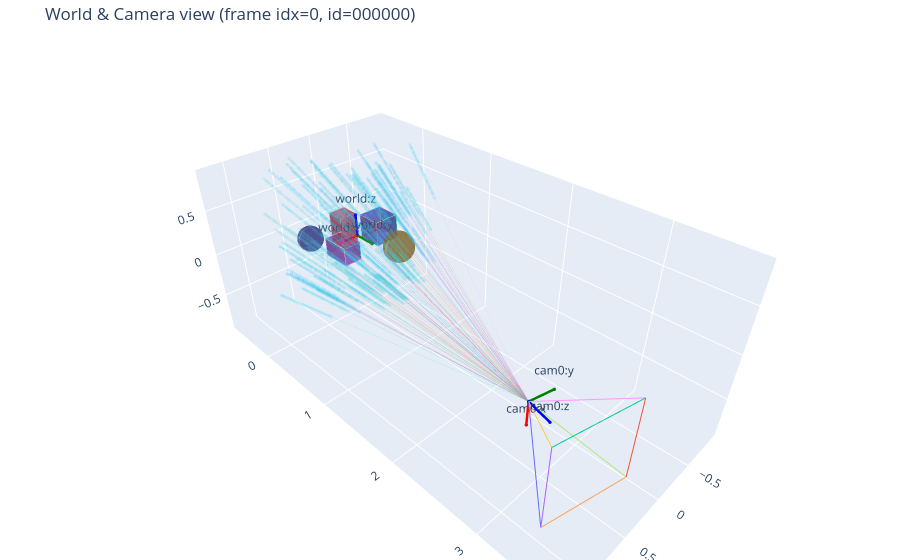

Notebook code for this chart:
### Code cell
if show_world_interactive:
    from nerflab.viz import plot_world_interactive
    try:
        world = load_world(world_json_path)
        cam = camera_from_loaded_H(batch["H_wc"])  
        idx = max(0, min(idx_frame_render, cam.B - 1))
        title = f"World & Camera view (frame idx={idx}, id={frame_ids[idx]})" if idx is not None else "All cam poses"

        idx_per_pose = torch.tensor([[idx_ray_render]], dtype=torch.long)

        fig, _ = plot_world_interactive(
            world,
            cameras=cam,
            cam_indices=[idx] if idx is not None else "all",
            draw_rays=True,
            draw_samples=True,
            # rays_indices=idx_per_pose,
            rays_per_pose=100,
            samples_deterministic=False,
            ray_alpha=0.25,
            samples_alpha=0.1,
            shape_edge_alpha=1.0,
            shape_face_alpha=0.6,
            set_labels=False,
            title=title,
            save_html=f"{scene_dir}/world_view.html",  # interactive output
            show=True,
        )
        # Optional static preview if you also want a PNG (requires `pip install kaleido`)
        # fig.write_image(f"{scene_dir}/world_view.png", scale=2)
    except Exception as e:
        print("[Warn] World Plotly view skipped due to error:", e)

### Figure 1 — Plotly figure (JSON) as saved in the notebook; plotly's stock layout.template omitted (floating-point values rounded to 4 significant figures; data arrays with more than 128 entries replaced by an {"elided": "..."} marker saying what was removed)
{"data": [{"flatshading": true, "hoverinfo": "skip", "i": [0, 0, 4, 4, 0, 0, 1, 1, 2, 2, 3, 3], "j": [1, 2, 6, 7, 4, 5, 5, 6, 6, 7, 7, 4], "k": [2, 3, 5, 6, 5, 1, 6, 2, 7, 3, 4, 0], "lighting": {"ambient": 0.5, "diffuse": 0.7, "specular": 0.1}, "name": "box", "opacity": 0.6, "type": "mesh3d", "x": [-0.44, -0.16, -0.16, -0.44, -0.44, -0.16, -0.16, -0.44], "y": [-0.14, -0.14, 0.14, 0.14, -0.14, -0.14, 0.14, 0.14], "z": [-0.14, -0.14, -0.14, -0.14, 0.14, 0.14, 0.14, 0.14]}, {"hoverinfo": "skip", "line": {"width": 1}, "mode": "lines", "name": "box-edge", "opacity": 1, "showlegend": false, "type": "scatter3d", "x": [-0.44, -0.16], "y": [-0.14, -0.14], "z": [-0.14, -0.14]}, {"hoverinfo": "skip", "line": {"width": 1}, "mode": "lines", "name": "box-edge", "opacity": 1, "showlegend": false, "type": "scatter3d", "x": [-0.16, -0.16], "y": [-0.14, 0.14], "z": [-0.14, -0.14]}, {"hoverinfo": "skip", "line": {"width": 1}, "mode": "lines", "name": "box-edge", "opacity": 1, "showlegend": false, "type": "scatter3d", "x": [-0.16, -0.44], "y": [0.14, 0.14], "z": [-0.14, -0.14]}, {"hoverinfo": "skip", "line": {"width": 1}, "mode": "lines", "name": "box-edge", "opacity": 1, "showlegend": false, "type": "scatter3d", "x": [-0.44, -0.44], "y": [0.14, -0.14], "z": [-0.14, -0.14]}, {"hoverinfo": "skip", "line": {"width": 1}, "mode": "lines", "name": "box-edge", "opacity": 1, "showlegend": false, "type": "scatter3d", "x": [-0.44, -0.16], "y": [-0.14, -0.14], "z": [0.14, 0.14]}, {"hoverinfo": "skip", "line": {"width": 1}, "mode": "lines", "name": "box-edge", "opacity": 1, "showlegend": false, "type": "scatter3d", "x": [-0.16, -0.16], "y": [-0.14, 0.14], "z": [0.14, 0.14]}, {"hoverinfo": "skip", "line": {"width": 1}, "mode": "lines", "name": "box-edge", "opacity": 1, "showlegend": false, "type": "scatter3d", "x": [-0.16, -0.44], "y": [0.14, 0.14], "z": [0.14, 0.14]}, {"hoverinfo": "skip", "line": {"width": 1}, "mode": "lines", "name": "box-edge", "opacity": 1, "showlegend": false, "type": "scatter3d", "x": [-0.44, -0.44], "y": [0.14, -0.14], "z": [0.14, 0.14]}, {"hoverinfo": "skip", "line": {"width": 1}, "mode": "lines", "name": "box-edge", "opacity": 1, "showlegend": false, "type": "scatter3d", "x": [-0.44, -0.44], "y": [-0.14, -0.14], "z": [-0.14, 0.14]}, {"hoverinfo": "skip", "line": {"width": 1}, "mode": "lines", "name": "box-edge", "opacity": 1, "showlegend": false, "type": "scatter3d", "x": [-0.16, -0.16], "y": [-0.14, -0.14], "z": [-0.14, 0.14]}, {"hoverinfo": "skip", "line": {"width": 1}, "mode": "lines", "name": "box-edge", "opacity": 1, "showlegend": false, "type": "scatter3d", "x": [-0.16, -0.16], "y": [0.14, 0.14], "z": [-0.14, 0.14]}, {"hoverinfo": "skip", "line": {"width": 1}, "mode": "lines", "name": "box-edge", "opacity": 1, "showlegend": false, "type": "scatter3d", "x": [-0.44, -0.44], "y": [0.14, 0.14], "z": [-0.14, 0.14]}, {"flatshading": true, "hoverinfo": "skip", "i": [0, 0, 4, 4, 0, 0, 1, 1, 2, 2, 3, 3], "j": [1, 2, 6, 7, 4, 5, 5, 6, 6, 7, 7, 4], "k": [2, 3, 5, 6, 5, 1, 6, 2, 7, 3, 4, 0], "lighting": {"ambient": 0.5, "diffuse": 0.7, "specular": 0.1}, "name": "box", "opacity": 0.6, "type": "mesh3d", "x": [0.18, 0.38, 0.38, 0.18, 0.18, 0.38, 0.38, 0.18], "y": [-0.04, -0.04, 0.28, 0.28, -0.04, -0.04, 0.28, 0.28], "z": [-0.1, -0.1, -0.1, -0.1, 0.1, 0.1, 0.1, 0.1]}, {"hoverinfo": "skip", "line": {"width": 1}, "mode": "lines", "name": "box-edge", "opacity": 1, "showlegend": false, "type": "scatter3d", "x": [0.18, 0.38], "y": [-0.04, -0.04], "z": [-0.1, -0.1]}, {"hoverinfo": "skip", "line": {"width": 1}, "mode": "lines", "name": "box-edge", "opacity": 1, "showlegend": false, "type": "scatter3d", "x": [0.38, 0.38], "y": [-0.04, 0.28], "z": [-0.1, -0.1]}, {"hoverinfo": "skip", "line": {"width": 1}, "mode": "lines", "name": "box-edge", "opacity": 1, "showlegend": false, "type": "scatter3d", "x": [0.38, 0.18], "y": [0.28, 0.28], "z": [-0.1, -0.1]}, {"hoverinfo": "skip", "line": {"width": 1}, "mode": "lines", "name": "box-edge", "opacity": 1, "showlegend": false, "type": "scatter3d", "x": [0.18, 0.18], "y": [0.28, -0.04], "z": [-0.1, -0.1]}, {"hoverinfo": "skip", "line": {"width": 1}, "mode": "lines", "name": "box-edge", "opacity": 1, "showlegend": false, "type": "scatter3d", "x": [0.18, 0.38], "y": [-0.04, -0.04], "z": [0.1, 0.1]}, {"hoverinfo": "skip", "line": {"width": 1}, "mode": "lines", "name": "box-edge", "opacity": 1, "showlegend": false, "type": "scatter3d", "x": [0.38, 0.38], "y": [-0.04, 0.28], "z": [0.1, 0.1]}, {"hoverinfo": "skip", "line": {"width": 1}, "mode": "lines", "name": "box-edge", "opacity": 1, "showlegend": false, "type": "scatter3d", "x": [0.38, 0.18], "y": [0.28, 0.28], "z": [0.1, 0.1]}, {"hoverinfo": "skip", "line": {"width": 1}, "mode": "lines", "name": "box-edge", "opacity": 1, "showlegend": false, "type": "scatter3d", "x": [0.18, 0.18], "y": [0.28, -0.04], "z": [0.1, 0.1]}, {"hoverinfo": "skip", "line": {"width": 1}, "mode": "lines", "name": "box-edge", "opacity": 1, "showlegend": false, "type": "scatter3d", "x": [0.18, 0.18], "y": [-0.04, -0.04], "z": [-0.1, 0.1]}, {"hoverinfo": "skip", "line": {"width": 1}, "mode": "lines", "name": "box-edge", "opacity": 1, "showlegend": false, "type": "scatter3d", "x": [0.38, 0.38], "y": [-0.04, -0.04], "z": [-0.1, 0.1]}, {"hoverinfo": "skip", "line": {"width": 1}, "mode": "lines", "name": "box-edge", "opacity": 1, "showlegend": false, "type": "scatter3d", "x": [0.38, 0.38], "y": [0.28, 0.28], "z": [-0.1, 0.1]}, {"hoverinfo": "skip", "line": {"width": 1}, "mode": "lines", "name": "box-edge", "opacity": 1, "showlegend": false, "type": "scatter3d", "x": [0.18, 0.18], "y": [0.28, 0.28], "z": [-0.1, 0.1]}, {"flatshading": true, "hoverinfo": "skip", "i": [0, 0, 4, 4, 0, 0, 1, 1, 2, 2, 3, 3], "j": [1, 2, 6, 7, 4, 5, 5, 6, 6, 7, 7, 4], "k": [2, 3, 5, 6, 5, 1, 6, 2, 7, 3, 4, 0], "lighting": {"ambient": 0.5, "diffuse": 0.7, "specular": 0.1}, "name": "box", "opacity": 0.6, "type": "mesh3d", "x": [-0.1, 0.1, 0.1, -0.1, -0.1, 0.1, 0.1, -0.1], "y": [-0.34, -0.34, -0.14, -0.14, -0.34, -0.34, -0.14, -0.14], "z": [-0.18, -0.18, -0.18, -0.18, 0.18, 0.18, 0.18, 0.18]}, {"hoverinfo": "skip", "line": {"width": 1}, "mode": "lines", "name": "box-edge", "opacity": 1, "showlegend": false, "type": "scatter3d", "x": [-0.1, 0.1], "y": [-0.34, -0.34], "z": [-0.18, -0.18]}, {"hoverinfo": "skip", "line": {"width": 1}, "mode": "lines", "name": "box-edge", "opacity": 1, "showlegend": false, "type": "scatter3d", "x": [0.1, 0.1], "y": [-0.34, -0.14], "z": [-0.18, -0.18]}, {"hoverinfo": "skip", "line": {"width": 1}, "mode": "lines", "name": "box-edge", "opacity": 1, "showlegend": false, "type": "scatter3d", "x": [0.1, -0.1], "y": [-0.14, -0.14], "z": [-0.18, -0.18]}, {"hoverinfo": "skip", "line": {"width": 1}, "mode": "lines", "name": "box-edge", "opacity": 1, "showlegend": false, "type": "scatter3d", "x": [-0.1, -0.1], "y": [-0.14, -0.34], "z": [-0.18, -0.18]}, {"hoverinfo": "skip", "line": {"width": 1}, "mode": "lines", "name": "box-edge", "opacity": 1, "showlegend": false, "type": "scatter3d", "x": [-0.1, 0.1], "y": [-0.34, -0.34], "z": [0.18, 0.18]}, {"hoverinfo": "skip", "line": {"width": 1}, "mode": "lines", "name": "box-edge", "opacity": 1, "showlegend": false, "type": "scatter3d", "x": [0.1, 0.1], "y": [-0.34, -0.14], "z": [0.18, 0.18]}, {"hoverinfo": "skip", "line": {"width": 1}, "mode": "lines", "name": "box-edge", "opacity": 1, "showlegend": false, "type": "scatter3d", "x": [0.1, -0.1], "y": [-0.14, -0.14], "z": [0.18, 0.18]}, {"hoverinfo": "skip", "line": {"width": 1}, "mode": "lines", "name": "box-edge", "opacity": 1, "showlegend": false, "type": "scatter3d", "x": [-0.1, -0.1], "y": [-0.14, -0.34], "z": [0.18, 0.18]}, {"hoverinfo": "skip", "line": {"width": 1}, "mode": "lines", "name": "box-edge", "opacity": 1, "showlegend": false, "type": "scatter3d", "x": [-0.1, -0.1], "y": [-0.34, -0.34], "z": [-0.18, 0.18]}, {"hoverinfo": "skip", "line": {"width": 1}, "mode": "lines", "name": "box-edge", "opacity": 1, "showlegend": false, "type": "scatter3d", "x": [0.1, 0.1], "y": [-0.34, -0.34], "z": [-0.18, 0.18]}, {"hoverinfo": "skip", "line": {"width": 1}, "mode": "lines", "name": "box-edge", "opacity": 1, "showlegend": false, "type": "scatter3d", "x": [0.1, 0.1], "y": [-0.14, -0.14], "z": [-0.18, 0.18]}, {"hoverinfo": "skip", "line": {"width": 1}, "mode": "lines", "name": "box-edge", "opacity": 1, "showlegend": false, "type": "scatter3d", "x": [-0.1, -0.1], "y": [-0.14, -0.14], "z": [-0.18, 0.18]}, {"flatshading": true, "hoverinfo": "skip", "i": {"elided": "1482 int values"}, "j": {"elided": "1482 int values"}, "k": {"elided": "1482 int values"}, "lighting": {"ambient": 0.5, "diffuse": 0.7, "specular": 0.1}, "name": "sphere", "opacity": 0.6, "type": "mesh3d", "x": {"elided": "800 float values"}, "y": {"elided": "800 float values"}, "z": {"elided": "800 float values"}}, {"flatshading": true, "hoverinfo": "skip", "i": {"elided": "1482 int values"}, "j": {"elided": "1482 int values"}, "k": {"elided": "1482 int values"}, "lighting": {"ambient": 0.5, "diffuse": 0.7, "specular": 0.1}, "name": "sphere", "opacity": 0.6, "type": "mesh3d", "x": {"elided": "800 float values"}, "y": {"elided": "800 float values"}, "z": {"elided": "800 float values"}}, {"hovertemplate": "world:x axis<extra></extra>", "line": {"color": "red", "width": 5}, "marker": {"color": "red", "size": 2}, "mode": "lines+markers+text", "name": "world:x", "showlegend": false, "text": [null, "world:x"], "textposition": "top center", "type": "scatter3d", "x": [0, 0.25], "y": [0, 0], "z": [0, 0]}, {"hovertemplate": "world:y axis<extra></extra>", "line": {"color": "green", "width": 5}, "marker": {"color": "green", "size": 2}, "mode": "lines+markers+text", "name": "world:y", "showlegend": false, "text": [null, "world:y"], "textposition": "top center", "type": "scatter3d", "x": [0, 0], "y": [0, 0.25], "z": [0, 0]}, {"hovertemplate": "world:z axis<extra></extra>", "line": {"color": "blue", "width": 5}, "marker": {"color": "blue", "size": 2}, "mode": "lines+markers+text", "name": "world:z", "showlegend": false, "text": [null, "world:z"], "textposition": "top center", "type": "scatter3d", "x": [0, 0], "y": [0, 0], "z": [0, 0.25]}, {"hovertemplate": "cam0:x axis<extra></extra>", "line": {"color": "red", "width": 5}, "marker": {"color": "red", "size": 2}, "mode": "lines+markers+text", "name": "cam0:x", "showlegend": false, "text": [null, "cam0:x"], "textposition": "top center", "type": "scatter3d", "x": [0.6671, 0.6671], "y": [2.925, 2.925], "z": [0, -0.25]}, {"hovertemplate": "cam0:y axis<extra></extra>", "line": {"color": "green", "width": 5}, "marker": {"color": "green", "size": 2}, "mode": "lines+markers+text", "name": "cam0:y", "showlegend": false, "text": [null, "cam0:y"], "textposition": "top center", "type": "scatter3d", "x": [0.6671, 0.4234], "y": [2.925, 2.98], "z": [0, 0]}, {"hovertemplate": "cam0:z axis<extra></extra>", "line": {"color": "blue", "width": 5}, "marker": {"color": "blue", "size": 2}, "mode": "lines+markers+text", "name": "cam0:z", "showlegend": false, "text": [null, "cam0:z"], "textposition": "top center", "type": "scatter3d", "x": [0.6671, 0.7227], "y": [2.925, 3.169], "z": [0, 0]}, {"hoverinfo": "skip", "line": {"width": 2}, "mode": "lines", "name": "cam0", "opacity": 1, "showlegend": false, "type": "scatter3d", "x": [0.6671, 0.4288], "y": [2.925, 3.697], "z": [0.0, -0.4041]}, {"hoverinfo": "skip", "line": {"width": 2}, "mode": "lines", "name": "cam0", "opacity": 1, "showlegend": false, "type": "scatter3d", "x": [0.6671, 0.4288], "y": [2.925, 3.697], "z": [0.0, 0.4041]}, {"hoverinfo": "skip", "line": {"width": 2}, "mode": "lines", "name": "cam0", "opacity": 1, "showlegend": false, "type": "scatter3d", "x": [0.6671, 1.217], "y": [2.925, 3.517], "z": [0.0, 0.4041]}, {"hoverinfo": "skip", "line": {"width": 2}, "mode": "lines", "name": "cam0", "opacity": 1, "showlegend": false, "type": "scatter3d", "x": [0.6671, 1.217], "y": [2.925, 3.517], "z": [0.0, -0.4041]}, {"hoverinfo": "skip", "line": {"width": 2}, "mode": "lines", "name": "cam0", "opacity": 1, "showlegend": false, "type": "scatter3d", "x": [0.4288, 0.4288], "y": [3.697, 3.697], "z": [-0.4041, 0.4041]}, {"hoverinfo": "skip", "line": {"width": 2}, "mode": "lines", "name": "cam0", "opacity": 1, "showlegend": false, "type": "scatter3d", "x": [0.4288, 1.217], "y": [3.697, 3.517], "z": [0.4041, 0.4041]}, {"hoverinfo": "skip", "line": {"width": 2}, "mode": "lines", "name": "cam0", "opacity": 1, "showlegend": false, "type": "scatter3d", "x": [1.217, 1.217], "y": [3.517, 3.517], "z": [0.4041, -0.4041]}, {"hoverinfo": "skip", "line": {"width": 2}, "mode": "lines", "name": "cam0", "opacity": 1, "showlegend": false, "type": "scatter3d", "x": [1.217, 0.4288], "y": [3.517, 3.697], "z": [-0.4041, -0.4041]}, {"marker": {"opacity": 0.1, "size": 2}, "mode": "markers", "name": "samples", "showlegend": false, "type": "scatter3d", "x": {"elided": "4000 float values"}, "y": {"elided": "4000 float values"}, "z": {"elided": "4000 float values"}}, {"hoverinfo": "skip", "line": {"width": 0.8}, "mode": "lines", "name": "ray", "opacity": 0.25, "showlegend": false, "type": "scatter3d", "x": [0.6671, -0.3761], "y": [2.925, -0.2948], "z": [0.0, -0.892]}, {"hoverinfo": "skip", "line": {"width": 0.8}, "mode": "lines", "name": "ray", "opacity": 0.25, "showlegend": false, "type": "scatter3d", "x": [0.6671, -0.07602], "y": [2.925, -0.473], "z": [0.0, -0.3902]}, {"hoverinfo": "skip", "line": {"width": 0.8}, "mode": "lines", "name": "ray", "opacity": 0.25, "showlegend": false, "type": "scatter3d", "x": [0.6671, 0.6588], "y": [2.925, -0.4771], "z": [0.0, 0.8225]}, {"hoverinfo": "skip", "line": {"width": 0.8}, "mode": "lines", "name": "ray", "opacity": 0.25, "showlegend": false, "type": "scatter3d", "x": [0.6671, 0.5313], "y": [2.925, -0.5713], "z": [0.0, 0.09214]}, {"hoverinfo": "skip", "line": {"width": 0.8}, "mode": "lines", "name": "ray", "opacity": 0.25, "showlegend": false, "type": "scatter3d", "x": [0.6671, 0.08066], "y": [2.925, -0.4998], "z": [0.0, 0.4212]}, {"hoverinfo": "skip", "line": {"width": 0.8}, "mode": "lines", "name": "ray", "opacity": 0.25, "showlegend": false, "type": "scatter3d", "x": [0.6671, -0.3956], "y": [2.925, -0.3062], "z": [0.0, -0.8252]}, {"hoverinfo": "skip", "line": {"width": 0.8}, "mode": "lines", "name": "ray", "opacity": 0.25, "showlegend": false, "type": "scatter3d", "x": [0.6671, 0.2804], "y": [2.925, -0.5144], "z": [0.0, 0.5212]}, {"hoverinfo": "skip", "line": {"width": 0.8}, "mode": "lines", "name": "ray", "opacity": 0.25, "showlegend": false, "type": "scatter3d", "x": [0.6671, 0.06561], "y": [2.925, -0.5186], "z": [0.0, -0.1754]}, {"hoverinfo": "skip", "line": {"width": 0.8}, "mode": "lines", "name": "ray", "opacity": 0.25, "showlegend": false, "type": "scatter3d", "x": [0.6671, -0.1176], "y": [2.925, -0.4292], "z": [0.0, -0.6201]}, {"hoverinfo": "skip", "line": {"width": 0.8}, "mode": "lines", "name": "ray", "opacity": 0.25, "showlegend": false, "type": "scatter3d", "x": [0.6671, 0.7639], "y": [2.925, -0.5109], "z": [0.0, -0.6605]}, {"hoverinfo": "skip", "line": {"width": 0.8}, "mode": "lines", "name": "ray", "opacity": 0.25, "showlegend": false, "type": "scatter3d", "x": [0.6671, 0.2498], "y": [2.925, -0.5455], "z": [0.0, -0.1805]}, {"hoverinfo": "skip", "line": {"width": 0.8}, "mode": "lines", "name": "ray", "opacity": 0.25, "showlegend": false, "type": "scatter3d", "x": [0.6671, -0.458], "y": [2.925, -0.2798], "z": [0.0, -0.8449]}, {"hoverinfo": "skip", "line": {"width": 0.8}, "mode": "lines", "name": "ray", "opacity": 0.25, "showlegend": false, "type": "scatter3d", "x": [0.6671, 0.2887], "y": [2.925, -0.5446], "z": [0.0, 0.2642]}, {"hoverinfo": "skip", "line": {"width": 0.8}, "mode": "lines", "name": "ray", "opacity": 0.25, "showlegend": false, "type": "scatter3d", "x": [0.6671, 0.3923], "y": [2.925, -0.498], "z": [0.0, -0.6772]}, {"hoverinfo": "skip", "line": {"width": 0.8}, "mode": "lines", "name": "ray", "opacity": 0.25, "showlegend": false, "type": "scatter3d", "x": [0.6671, 0.5393], "y": [2.925, -0.5588], "z": [0.0, -0.3126]}, {"hoverinfo": "skip", "line": {"width": 0.8}, "mode": "lines", "name": "ray", "opacity": 0.25, "showlegend": false, "type": "scatter3d", "x": [0.6671, -0.02526], "y": [2.925, -0.4382], "z": [0.0, 0.6784]}, {"hoverinfo": "skip", "line": {"width": 0.8}, "mode": "lines", "name": "ray", "opacity": 0.25, "showlegend": false, "type": "scatter3d", "x": [0.6671, 0.4895], "y": [2.925, -0.5006], "z": [0.0, -0.6961]}, {"hoverinfo": "skip", "line": {"width": 0.8}, "mode": "lines", "name": "ray", "opacity": 0.25, "showlegend": false, "type": "scatter3d", "x": [0.6671, -0.2758], "y": [2.925, -0.4099], "z": [0.0, 0.4898]}, {"hoverinfo": "skip", "line": {"width": 0.8}, "mode": "lines", "name": "ray", "opacity": 0.25, "showlegend": false, "type": "scatter3d", "x": [0.6671, -0.5505], "y": [2.925, -0.3031], "z": [0.0, 0.5896]}, {"hoverinfo": "skip", "line": {"width": 0.8}, "mode": "lines", "name": "ray", "opacity": 0.25, "showlegend": false, "type": "scatter3d", "x": [0.6671, 0.5265], "y": [2.925, -0.5037], "z": [0.0, 0.6893]}, {"hoverinfo": "skip", "line": {"width": 0.8}, "mode": "lines", "name": "ray", "opacity": 0.25, "showlegend": false, "type": "scatter3d", "x": [0.6671, -0.05117], "y": [2.925, -0.4311], "z": [0.0, 0.6868]}, {"hoverinfo": "skip", "line": {"width": 0.8}, "mode": "lines", "name": "ray", "opacity": 0.25, "showlegend": false, "type": "scatter3d", "x": [0.6671, -0.4871], "y": [2.925, -0.3397], "z": [0.0, -0.5098]}, {"hoverinfo": "skip", "line": {"width": 0.8}, "mode": "lines", "name": "ray", "opacity": 0.25, "showlegend": false, "type": "scatter3d", "x": [0.6671, -0.6287], "y": [2.925, -0.2754], "z": [0.0, -0.5736]}, {"hoverinfo": "skip", "line": {"width": 0.8}, "mode": "lines", "name": "ray", "opacity": 0.25, "showlegend": false, "type": "scatter3d", "x": [0.6671, 0.7203], "y": [2.925, -0.495], "z": [0.0, 0.7428]}, {"hoverinfo": "skip", "line": {"width": 0.8}, "mode": "lines", "name": "ray", "opacity": 0.25, "showlegend": false, "type": "scatter3d", "x": [0.6671, 0.6291], "y": [2.925, -0.546], "z": [0.0, -0.4488]}, {"hoverinfo": "skip", "line": {"width": 0.8}, "mode": "lines", "name": "ray", "opacity": 0.25, "showlegend": false, "type": "scatter3d", "x": [0.6671, -0.5466], "y": [2.925, -0.3142], "z": [0.0, -0.5339]}, {"hoverinfo": "skip", "line": {"width": 0.8}, "mode": "lines", "name": "ray", "opacity": 0.25, "showlegend": false, "type": "scatter3d", "x": [0.6671, -0.08497], "y": [2.925, -0.4242], "z": [0.0, -0.6841]}, {"hoverinfo": "skip", "line": {"width": 0.8}, "mode": "lines", "name": "ray", "opacity": 0.25, "showlegend": false, "type": "scatter3d", "x": [0.6671, -0.593], "y": [2.925, -0.2976], "z": [0.0, 0.5272]}, {"hoverinfo": "skip", "line": {"width": 0.8}, "mode": "lines", "name": "ray", "opacity": 0.25, "showlegend": false, "type": "scatter3d", "x": [0.6671, -0.419], "y": [2.925, -0.4021], "z": [0.0, -0.04086]}, {"hoverinfo": "skip", "line": {"width": 0.8}, "mode": "lines", "name": "ray", "opacity": 0.25, "showlegend": false, "type": "scatter3d", "x": [0.6671, -0.2832], "y": [2.925, -0.3938], "z": [0.0, 0.5772]}, {"hoverinfo": "skip", "line": {"width": 0.8}, "mode": "lines", "name": "ray", "opacity": 0.25, "showlegend": false, "type": "scatter3d", "x": [0.6671, -0.09417], "y": [2.925, -0.4652], "z": [0.0, -0.4219]}, {"hoverinfo": "skip", "line": {"width": 0.8}, "mode": "lines", "name": "ray", "opacity": 0.25, "showlegend": false, "type": "scatter3d", "x": [0.6671, 0.6474], "y": [2.925, -0.5736], "z": [0.0, 0.1001]}, {"hoverinfo": "skip", "line": {"width": 0.8}, "mode": "lines", "name": "ray", "opacity": 0.25, "showlegend": false, "type": "scatter3d", "x": [0.6671, 0.3679], "y": [2.925, -0.5623], "z": [0.0, -0.005805]}, {"hoverinfo": "skip", "line": {"width": 0.8}, "mode": "lines", "name": "ray", "opacity": 0.25, "showlegend": false, "type": "scatter3d", "x": [0.6671, -0.06423], "y": [2.925, -0.3837], "z": [0.0, -0.8767]}, {"hoverinfo": "skip", "line": {"width": 0.8}, "mode": "lines", "name": "ray", "opacity": 0.25, "showlegend": false, "type": "scatter3d", "x": [0.6671, -0.5484], "y": [2.925, -0.3189], "z": [0.0, 0.5002]}, {"hoverinfo": "skip", "line": {"width": 0.8}, "mode": "lines", "name": "ray", "opacity": 0.25, "showlegend": false, "type": "scatter3d", "x": [0.6671, 0.1812], "y": [2.925, -0.4516], "z": [0.0, 0.7829]}, {"hoverinfo": "skip", "line": {"width": 0.8}, "mode": "lines", "name": "ray", "opacity": 0.25, "showlegend": false, "type": "scatter3d", "x": [0.6671, 0.6363], "y": [2.925, -0.5733], "z": [0.0, -0.1087]}, {"hoverinfo": "skip", "line": {"width": 0.8}, "mode": "lines", "name": "ray", "opacity": 0.25, "showlegend": false, "type": "scatter3d", "x": [0.6671, -0.1718], "y": [2.925, -0.4721], "z": [0.0, 0.08202]}, {"hoverinfo": "skip", "line": {"width": 0.8}, "mode": "lines", "name": "ray", "opacity": 0.25, "showlegend": false, "type": "scatter3d", "x": [0.6671, -0.2436], "y": [2.925, -0.4091], "z": [0.0, -0.5523]}, {"hoverinfo": "skip", "line": {"width": 0.8}, "mode": "lines", "name": "ray", "opacity": 0.25, "showlegend": false, "type": "scatter3d", "x": [0.6671, -0.09134], "y": [2.925, -0.4005], "z": [0.0, -0.7854]}, {"hoverinfo": "skip", "line": {"width": 0.8}, "mode": "lines", "name": "ray", "opacity": 0.25, "showlegend": false, "type": "scatter3d", "x": [0.6671, -0.3012], "y": [2.925, -0.4006], "z": [0.0, 0.5038]}, {"hoverinfo": "skip", "line": {"width": 0.8}, "mode": "lines", "name": "ray", "opacity": 0.25, "showlegend": false, "type": "scatter3d", "x": [0.6671, 0.231], "y": [2.925, -0.4793], "z": [0.0, -0.6865]}, {"hoverinfo": "skip", "line": {"width": 0.8}, "mode": "lines", "name": "ray", "opacity": 0.25, "showlegend": false, "type": "scatter3d", "x": [0.6671, -0.3447], "y": [2.925, -0.3329], "z": [0.0, 0.7832]}, {"hoverinfo": "skip", "line": {"width": 0.8}, "mode": "lines", "name": "ray", "opacity": 0.25, "showlegend": false, "type": "scatter3d", "x": [0.6671, -0.2896], "y": [2.925, -0.3473], "z": [0.0, -0.7922]}, {"hoverinfo": "skip", "line": {"width": 0.8}, "mode": "lines", "name": "ray", "opacity": 0.25, "showlegend": false, "type": "scatter3d", "x": [0.6671, 0.1718], "y": [2.925, -0.4902], "z": [0.0, -0.5847]}, {"hoverinfo": "skip", "line": {"width": 0.8}, "mode": "lines", "name": "ray", "opacity": 0.25, "showlegend": false, "type": "scatter3d", "x": [0.6671, -0.7107], "y": [2.925, -0.2482], "z": [0.0, 0.5324]}, {"hoverinfo": "skip", "line": {"width": 0.8}, "mode": "lines", "name": "ray", "opacity": 0.25, "showlegend": false, "type": "scatter3d", "x": [0.6671, 0.09973], "y": [2.925, -0.5268], "z": [0.0, 0.1169]}, {"hoverinfo": "skip", "line": {"width": 0.8}, "mode": "lines", "name": "ray", "opacity": 0.25, "showlegend": false, "type": "scatter3d", "x": [0.6671, -0.5157], "y": [2.925, -0.2636], "z": [0.0, 0.8272]}, {"hoverinfo": "skip", "line": {"width": 0.8}, "mode": "lines", "name": "ray", "opacity": 0.25, "showlegend": false, "type": "scatter3d", "x": [0.6671, -0.8277], "y": [2.925, -0.2355], "z": [0.0, 0.1658]}, {"hoverinfo": "skip", "line": {"width": 0.8}, "mode": "lines", "name": "ray", "opacity": 0.25, "showlegend": false, "type": "scatter3d", "x": [0.6671, 0.3931], "y": [2.925, -0.4879], "z": [0.0, 0.7263]}, {"hoverinfo": "skip", "line": {"width": 0.8}, "mode": "lines", "name": "ray", "opacity": 0.25, "showlegend": false, "type": "scatter3d", "x": [0.6671, 0.4541], "y": [2.925, -0.4701], "z": [0.0, 0.8237]}, {"hoverinfo": "skip", "line": {"width": 0.8}, "mode": "lines", "name": "ray", "opacity": 0.25, "showlegend": false, "type": "scatter3d", "x": [0.6671, -0.3956], "y": [2.925, -0.4054], "z": [0.0, -0.1721]}, {"hoverinfo": "skip", "line": {"width": 0.8}, "mode": "lines", "name": "ray", "opacity": 0.25, "showlegend": false, "type": "scatter3d", "x": [0.6671, -0.8975], "y": [2.925, -0.1131], "z": [0.0, 0.7566]}, {"hoverinfo": "skip", "line": {"width": 0.8}, "mode": "lines", "name": "ray", "opacity": 0.25, "showlegend": false, "type": "scatter3d", "x": [0.6671, -0.9318], "y": [2.925, -0.1716], "z": [0.0, -0.3249]}, {"hoverinfo": "skip", "line": {"width": 0.8}, "mode": "lines", "name": "ray", "opacity": 0.25, "showlegend": false, "type": "scatter3d", "x": [0.6671, 0.01903], "y": [2.925, -0.4718], "z": [0.0, -0.5411]}, {"hoverinfo": "skip", "line": {"width": 0.8}, "mode": "lines", "name": "ray", "opacity": 0.25, "showlegend": false, "type": "scatter3d", "x": [0.6671, -0.448], "y": [2.925, -0.2853], "z": [0.0, -0.8372]}, {"hoverinfo": "skip", "line": {"width": 0.8}, "mode": "lines", "name": "ray", "opacity": 0.25, "showlegend": false, "type": "scatter3d", "x": [0.6671, -0.6734], "y": [2.925, -0.2462], "z": [0.0, -0.6301]}, {"hoverinfo": "skip", "line": {"width": 0.8}, "mode": "lines", "name": "ray", "opacity": 0.25, "showlegend": false, "type": "scatter3d", "x": [0.6671, 0.5921], "y": [2.925, -0.5431], "z": [0.0, -0.4666]}, {"hoverinfo": "skip", "line": {"width": 0.8}, "mode": "lines", "name": "ray", "opacity": 0.25, "showlegend": false, "type": "scatter3d", "x": [0.6671, 0.4715], "y": [2.925, -0.5548], "z": [0.0, -0.3222]}, {"hoverinfo": "skip", "line": {"width": 0.8}, "mode": "lines", "name": "ray", "opacity": 0.25, "showlegend": false, "type": "scatter3d", "x": [0.6671, 0.5142], "y": [2.925, -0.5292], "z": [0.0, -0.544]}, {"hoverinfo": "skip", "line": {"width": 0.8}, "mode": "lines", "name": "ray", "opacity": 0.25, "showlegend": false, "type": "scatter3d", "x": [0.6671, 0.4255], "y": [2.925, -0.454], "z": [0.0, 0.8803]}, {"hoverinfo": "skip", "line": {"width": 0.8}, "mode": "lines", "name": "ray", "opacity": 0.25, "showlegend": false, "type": "scatter3d", "x": [0.6671, -0.7486], "y": [2.925, -0.2145], "z": [0.0, -0.6247]}, {"hoverinfo": "skip", "line": {"width": 0.8}, "mode": "lines", "name": "ray", "opacity": 0.25, "showlegend": false, "type": "scatter3d", "x": [0.6671, 0.5994], "y": [2.925, -0.5497], "z": [0.0, -0.416]}, {"hoverinfo": "skip", "line": {"width": 0.8}, "mode": "lines", "name": "ray", "opacity": 0.25, "showlegend": false, "type": "scatter3d", "x": [0.6671, -0.04543], "y": [2.925, -0.4975], "z": [0.0, 0.1727]}, {"hoverinfo": "skip", "line": {"width": 0.8}, "mode": "lines", "name": "ray", "opacity": 0.25, "showlegend": false, "type": "scatter3d", "x": [0.6671, -0.5877], "y": [2.925, -0.2944], "z": [0.0, 0.5581]}, {"hoverinfo": "skip", "line": {"width": 0.8}, "mode": "lines", "name": "ray", "opacity": 0.25, "showlegend": false, "type": "scatter3d", "x": [0.6671, 0.3159], "y": [2.925, -0.4684], "z": [0.0, -0.7826]}, {"hoverinfo": "skip", "line": {"width": 0.8}, "mode": "lines", "name": "ray", "opacity": 0.25, "showlegend": false, "type": "scatter3d", "x": [0.6671, -0.5648], "y": [2.925, -0.3408], "z": [0.0, 0.2606]}, {"hoverinfo": "skip", "line": {"width": 0.8}, "mode": "lines", "name": "ray", "opacity": 0.25, "showlegend": false, "type": "scatter3d", "x": [0.6671, -0.5905], "y": [2.925, -0.3226], "z": [0.0, 0.3491]}, {"hoverinfo": "skip", "line": {"width": 0.8}, "mode": "lines", "name": "ray", "opacity": 0.25, "showlegend": false, "type": "scatter3d", "x": [0.6671, -0.1756], "y": [2.925, -0.3614], "z": [0.0, -0.8604]}, {"hoverinfo": "skip", "line": {"width": 0.8}, "mode": "lines", "name": "ray", "opacity": 0.25, "showlegend": false, "type": "scatter3d", "x": [0.6671, 0.5282], "y": [2.925, -0.5531], "z": [0.0, 0.3667]}, {"hoverinfo": "skip", "line": {"width": 0.8}, "mode": "lines", "name": "ray", "opacity": 0.25, "showlegend": false, "type": "scatter3d", "x": [0.6671, -0.7799], "y": [2.925, -0.2567], "z": [0.0, -0.1835]}, {"hoverinfo": "skip", "line": {"width": 0.8}, "mode": "lines", "name": "ray", "opacity": 0.25, "showlegend": false, "type": "scatter3d", "x": [0.6671, 0.1369], "y": [2.925, -0.4651], "z": [0.0, 0.6908]}, {"hoverinfo": "skip", "line": {"width": 0.8}, "mode": "lines", "name": "ray", "opacity": 0.25, "showlegend": false, "type": "scatter3d", "x": [0.6671, -0.847], "y": [2.925, -0.2156], "z": [0.0, -0.3073]}, {"hoverinfo": "skip", "line": {"width": 0.8}, "mode": "lines", "name": "ray", "opacity": 0.25, "showlegend": false, "type": "scatter3d", "x": [0.6671, -0.2301], "y": [2.925, -0.4182], "z": [0.0, 0.5184]}, {"hoverinfo": "skip", "line": {"width": 0.8}, "mode": "lines", "name": "ray", "opacity": 0.25, "showlegend": false, "type": "scatter3d", "x": [0.6671, 0.08903], "y": [2.925, -0.5201], "z": [0.0, 0.219]}, {"hoverinfo": "skip", "line": {"width": 0.8}, "mode": "lines", "name": "ray", "opacity": 0.25, "showlegend": false, "type": "scatter3d", "x": [0.6671, 0.3121], "y": [2.925, -0.5042], "z": [0.0, -0.6046]}, {"hoverinfo": "skip", "line": {"width": 0.8}, "mode": "lines", "name": "ray", "opacity": 0.25, "showlegend": false, "type": "scatter3d", "x": [0.6671, 0.5914], "y": [2.925, -0.5735], "z": [0.0, -0.07462]}, {"hoverinfo": "skip", "line": {"width": 0.8}, "mode": "lines", "name": "ray", "opacity": 0.25, "showlegend": false, "type": "scatter3d", "x": [0.6671, -0.4627], "y": [2.925, -0.3625], "z": [0.0, 0.4081]}, {"hoverinfo": "skip", "line": {"width": 0.8}, "mode": "lines", "name": "ray", "opacity": 0.25, "showlegend": false, "type": "scatter3d", "x": [0.6671, 0.06055], "y": [2.925, -0.4804], "z": [0.0, -0.5352]}, {"hoverinfo": "skip", "line": {"width": 0.8}, "mode": "lines", "name": "ray", "opacity": 0.25, "showlegend": false, "type": "scatter3d", "x": [0.6671, -0.4395], "y": [2.925, -0.3902], "z": [0.0, -0.1893]}, {"hoverinfo": "skip", "line": {"width": 0.8}, "mode": "lines", "name": "ray", "opacity": 0.25, "showlegend": false, "type": "scatter3d", "x": [0.6671, 0.08619], "y": [2.925, -0.4904], "z": [0.0, 0.4982]}, {"hoverinfo": "skip", "line": {"width": 0.8}, "mode": "lines", "name": "ray", "opacity": 0.25, "showlegend": false, "type": "scatter3d", "x": [0.6671, -0.164], "y": [2.925, -0.473], "z": [0.0, 0.1171]}, {"hoverinfo": "skip", "line": {"width": 0.8}, "mode": "lines", "name": "ray", "opacity": 0.25, "showlegend": false, "type": "scatter3d", "x": [0.6671, -0.4457], "y": [2.925, -0.3367], "z": [0.0, 0.6113]}, {"hoverinfo": "skip", "line": {"width": 0.8}, "mode": "lines", "name": "ray", "opacity": 0.25, "showlegend": false, "type": "scatter3d", "x": [0.6671, -0.6302], "y": [2.925, -0.3094], "z": [0.0, -0.3257]}, {"hoverinfo": "skip", "line": {"width": 0.8}, "mode": "lines", "name": "ray", "opacity": 0.25, "showlegend": false, "type": "scatter3d", "x": [0.6671, -0.28], "y": [2.925, -0.4248], "z": [0.0, -0.3639]}, {"hoverinfo": "skip", "line": {"width": 0.8}, "mode": "lines", "name": "ray", "opacity": 0.25, "showlegend": false, "type": "scatter3d", "x": [0.6671, -0.5572], "y": [2.925, -0.3533], "z": [0.0, -0.0697]}, {"hoverinfo": "skip", "line": {"width": 0.8}, "mode": "lines", "name": "ray", "opacity": 0.25, "showlegend": false, "type": "scatter3d", "x": [0.6671, 0.119], "y": [2.925, -0.5296], "z": [0.0, -0.1257]}, {"hoverinfo": "skip", "line": {"width": 0.8}, "mode": "lines", "name": "ray", "opacity": 0.25, "showlegend": false, "type": "scatter3d", "x": [0.6671, -0.5883], "y": [2.925, -0.2857], "z": [0.0, -0.6052]}, {"hoverinfo": "skip", "line": {"width": 0.8}, "mode": "lines", "name": "ray", "opacity": 0.25, "showlegend": false, "type": "scatter3d", "x": [0.6671, 0.3832], "y": [2.925, -0.5634], "z": [0.0, -0.03771]}, {"hoverinfo": "skip", "line": {"width": 0.8}, "mode": "lines", "name": "ray", "opacity": 0.25, "showlegend": false, "type": "scatter3d", "x": [0.6671, -0.424], "y": [2.925, -0.2962], "z": [0.0, -0.8272]}, {"hoverinfo": "skip", "line": {"width": 0.8}, "mode": "lines", "name": "ray", "opacity": 0.25, "showlegend": false, "type": "scatter3d", "x": [0.6671, 0.3152], "y": [2.925, -0.549], "z": [0.0, -0.2408]}, {"hoverinfo": "skip", "line": {"width": 0.8}, "mode": "lines", "name": "ray", "opacity": 0.25, "showlegend": false, "type": "scatter3d", "x": [0.6671, -0.8999], "y": [2.925, -0.1978], "z": [0.0, 0.2074]}, {"hoverinfo": "skip", "line": {"width": 0.8}, "mode": "lines", "name": "ray", "opacity": 0.25, "showlegend": false, "type": "scatter3d", "x": [0.6671, 0.1775], "y": [2.925, -0.4511], "z": [0.0, 0.783]}, {"hoverinfo": "skip", "line": {"width": 0.8}, "mode": "lines", "name": "ray", "opacity": 0.25, "showlegend": false, "type": "scatter3d", "x": [0.6671, 0.7542], "y": [2.925, -0.5573], "z": [0.0, 0.342]}, {"hoverinfo": "skip", "line": {"width": 0.8}, "mode": "lines", "name": "ray", "opacity": 0.25, "showlegend": false, "type": "scatter3d", "x": [0.6671, -0.653], "y": [2.925, -0.3149], "z": [0.0, 0.1041]}, {"hoverinfo": "skip", "line": {"width": 0.8}, "mode": "lines", "name": "ray", "opacity": 0.25, "showlegend": false, "type": "scatter3d", "x": [0.6671, -0.5112], "y": [2.925, -0.3391], "z": [0.0, 0.4557]}, {"hoverinfo": "skip", "line": {"width": 0.8}, "mode": "lines", "name": "ray", "opacity": 0.25, "showlegend": false, "type": "scatter3d", "x": [0.6671, -0.3135], "y": [2.925, -0.4015], "z": [0.0, 0.4724]}, {"hoverinfo": "skip", "line": {"width": 0.8}, "mode": "lines", "name": "ray", "opacity": 0.25, "showlegend": false, "type": "scatter3d", "x": [0.6671, 0.1071], "y": [2.925, -0.5298], "z": [0.0, -0.04094]}, {"hoverinfo": "skip", "line": {"width": 0.8}, "mode": "lines", "name": "ray", "opacity": 0.25, "showlegend": false, "type": "scatter3d", "x": [0.6671, -0.3224], "y": [2.925, -0.3908], "z": [0.0, -0.5262]}, {"hoverinfo": "skip", "line": {"width": 0.8}, "mode": "lines", "name": "ray", "opacity": 0.25, "showlegend": false, "type": "scatter3d", "x": [0.6671, -0.3541], "y": [2.925, -0.3762], "z": [0.0, -0.5568]}], "layout": {"margin": {"b": 0, "l": 0, "r": 0, "t": 40}, "scene": {"aspectmode": "data", "xaxis": {"showgrid": true, "title": {"text": ""}}, "yaxis": {"showgrid": true, "title": {"text": ""}}, "zaxis": {"showgrid": true, "title": {"text": ""}}}, "title": {"text": "World & Camera view (frame idx=0, id=000000)"}}}
